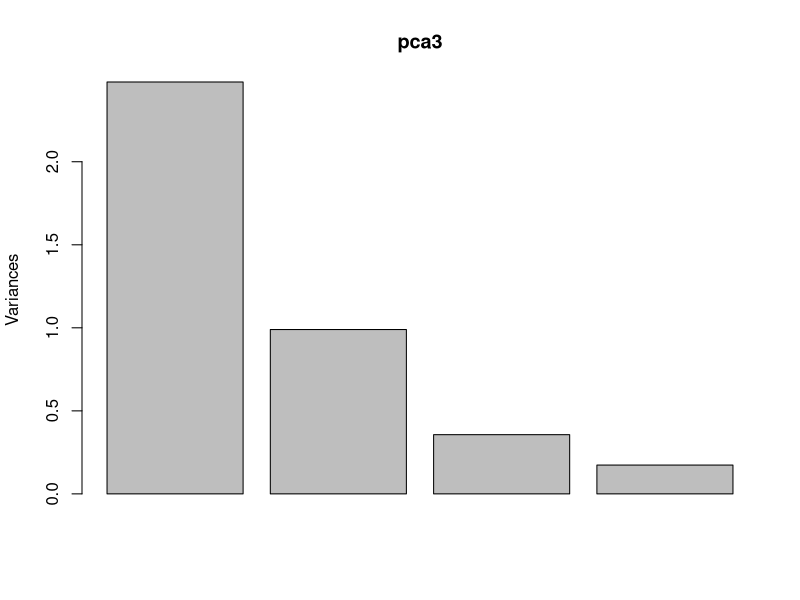
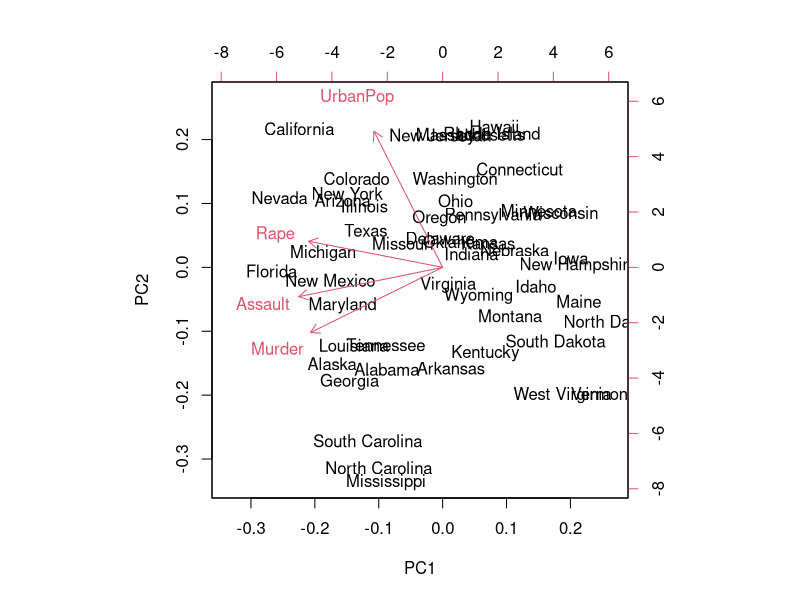
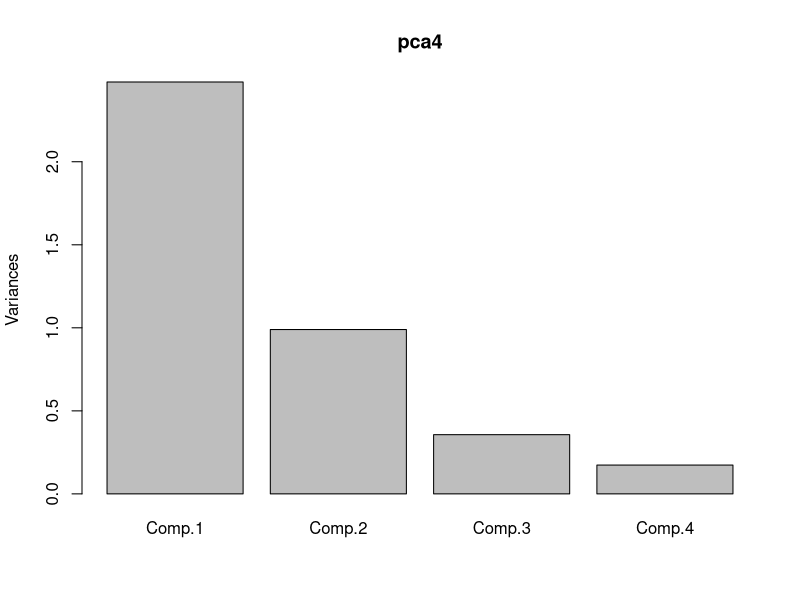
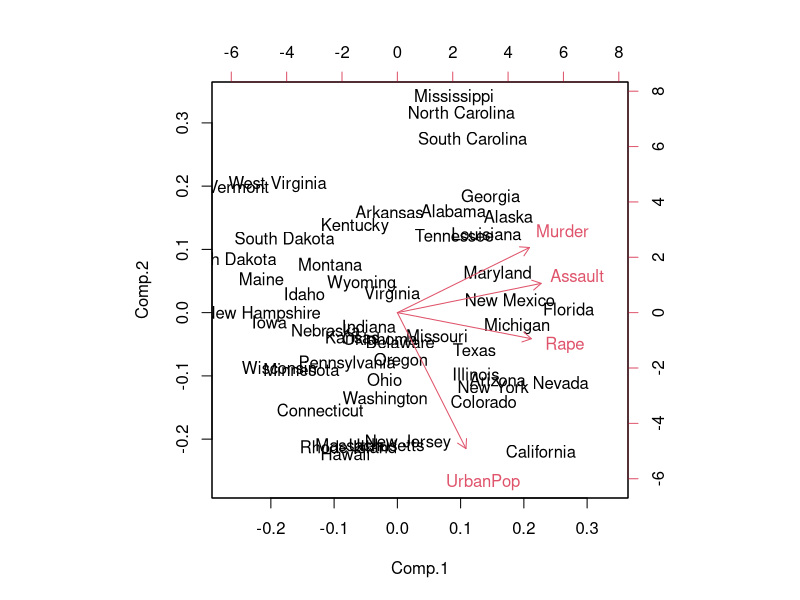
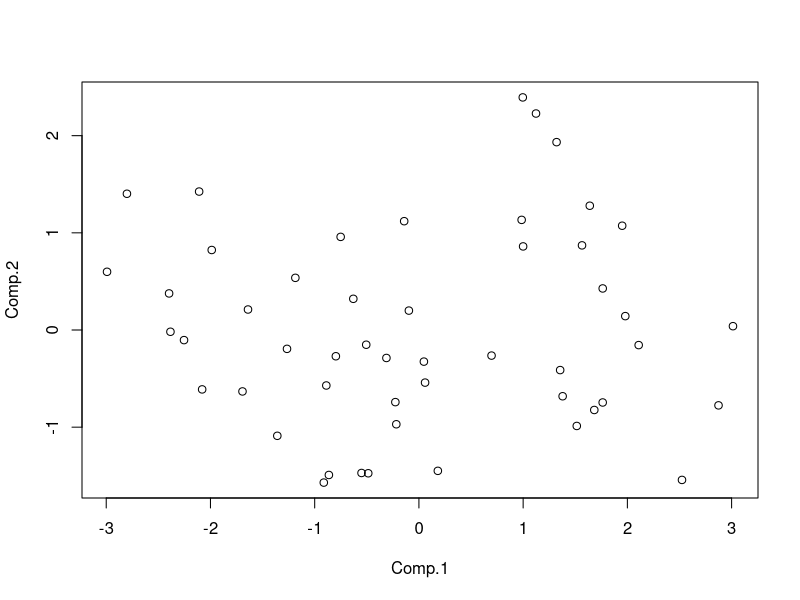
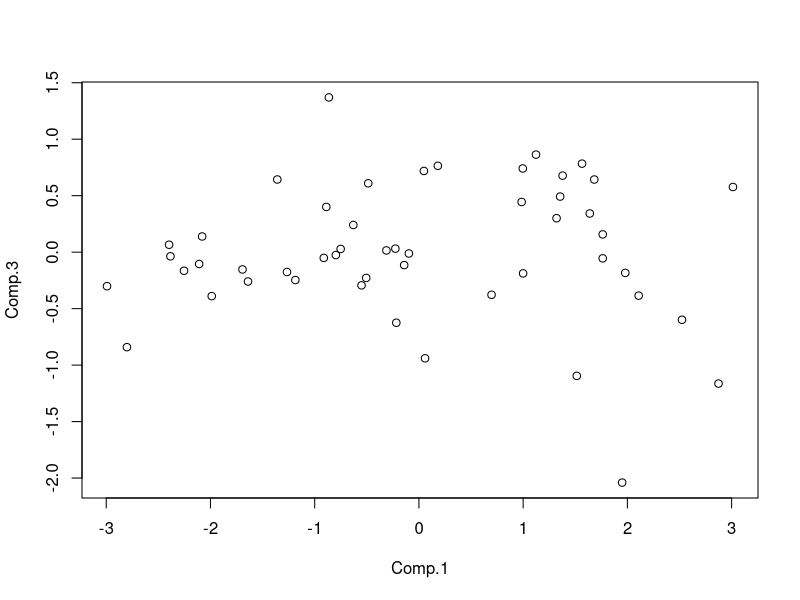
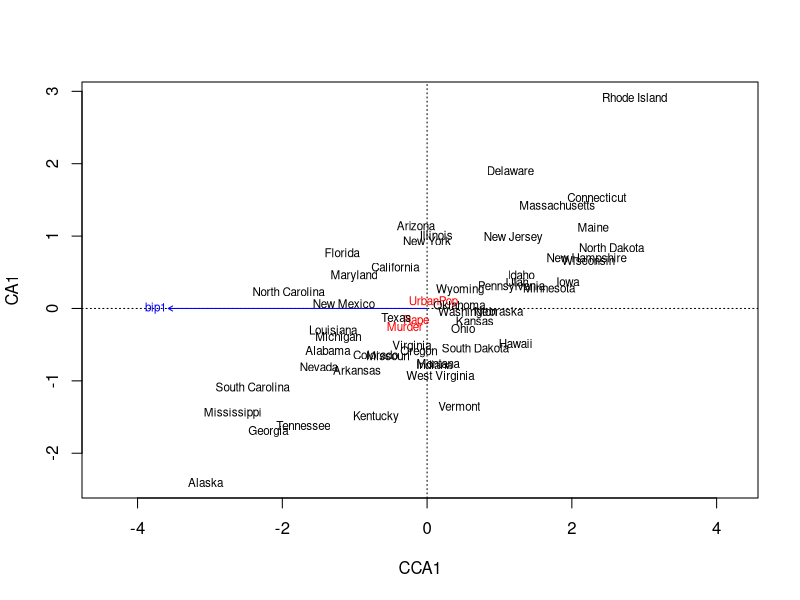
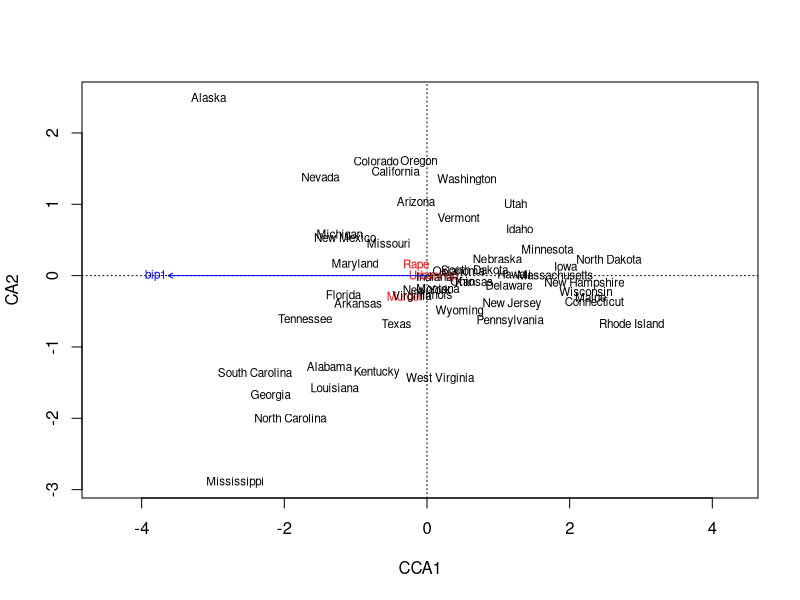

Reproduce these figures in R, in order.
#Principal component analysis in base R
pca1 <- prcomp(USArrests)
pca2 <- princomp(USArrests)

pca1$rotation
unclass(pca2$loadings)

#These objects contains the actual coordinates of the data on the PC axes
pca1$x
pca2$scores

#Both are identical
abs(abs(pca1$x)-abs(pca2$scores)) < 1e-10

pca1$sdev #Only differences between both functions
pca2$sdev
#Beware that those are not eigenvalues but standard deviations
(pca1$sdev^2/sum(pca1$sdev^2)) # <- Proportion of variance explained

#In practice though you want to scale your data (i. e. scale each column to a variance of 1):

pca3 <- prcomp(USArrests, scale=TRUE)
pca4 <- princomp(USArrests, cor=TRUE)

abs(abs(pca3$x)-abs(pca4$scores)) < 1e-10 #Not TRUE anymore as variance computed differently in both functions

#Native plots for pca
plot(pca3)
biplot(pca3)

plot(pca4)
biplot(pca4)

#Plotting on your own
plot(pca4$scores[,1:2])
plot(pca4$scores[,c(1,3)])

#In vegan
library(vegan)

#Function cmdscale does Principal COORDINATE analysis, which, when used with an euclidean distance metric, is the same as PCA.
pca5 <- cmdscale(dist(USArrests, method="euclidean"), k=4) #Gives same as pca2$scores or pca1$x

#Other means of ordinations:
#CCA

ca1 <- cca(USArrests)

cca1 <- cca(USArrests[,-2], USArrests[,2])

plot(cca1)
plot(cca1,choices=c(1,3))

str(cca1)

#This contains the scores on the constrained axes
cca1$CCA$u

#NMDS (non-metric multidimensional scaling)
library(MASS)
nm1 <- isoMDS(dist(USArrests, method="euclidean")) #A bit pointless as whole point of nmds is to be non-euclidean
nm2 <- isoMDS(vegdist(USArrests, method="bray"))
nm3 <- isoMDS(vegdist(USArrests, method="bray"), k=4)

#Check quality of the ordination
stressplot(nm2, vegdist(USArrests, method="bray"))
stressplot(nm3, vegdist(USArrests, method="bray"))

plot(nm2$points)
plot(nm3$points[,c(1,3)])

library(vegan)
nm4 <- metaMDS(USArrests, "bray", k=4)

stressplot(nm4)
plot(nm4)
plot(nm4, choices=c(1,3))
str(nm4)

#Separating by clusters
data(iris)
a <- prcomp(iris[,1:4], scale=TRUE)
plot(a$x[,1:2]) # == to biplot(a)
plot(a$x[,1:2],col=iris$Species)

setosa <- a$x[iris$Species=="setosa",1:2]
S <- chull(setosa) #Convex Hull
polygon(setosa[S,])

versi <- a$x[iris$Species=="versicolor",1:2]
polygon(versi[chull(versi),], border="red")

virgi <- a$x[iris$Species=="virginica",1:2]
polygon(virgi[chull(virgi),], border="green")

k <- kmeans(a$x,2)
plot(a$x[,1:2],col=k$cluster)

k1 <- a$x[k$cluster==1,1:2]
k2 <- a$x[k$cluster==2,1:2]
polygon(k1[chull(k1),])
polygon(k2[chull(k2),], border="red")

#You can also fit a surface to an ordination space using "ordisurf",
#predict the ordination score of an additional sample using "predict", etc.

# In an NMDS remember to not use a standard anova or manova (implemented in R as "aov"), 
# but a permanova (as NMDS non-metric, centroids are meaningless): implemented in R as "adonis".


